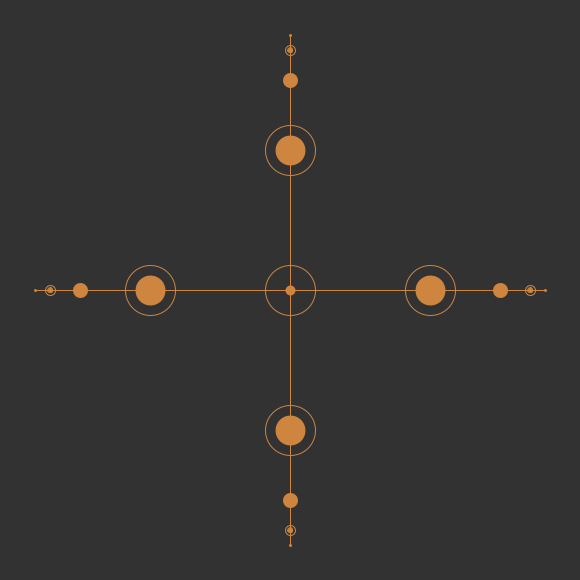
Frame 1 (no input)
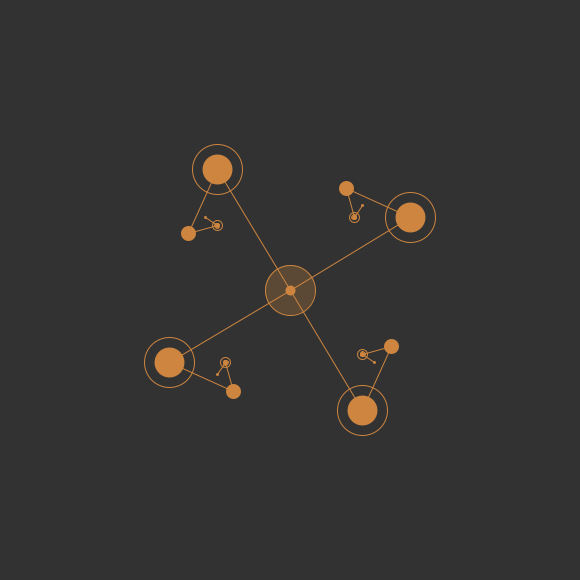
Frame 60 (the mouse pressed at the canvas centre just before this capture)
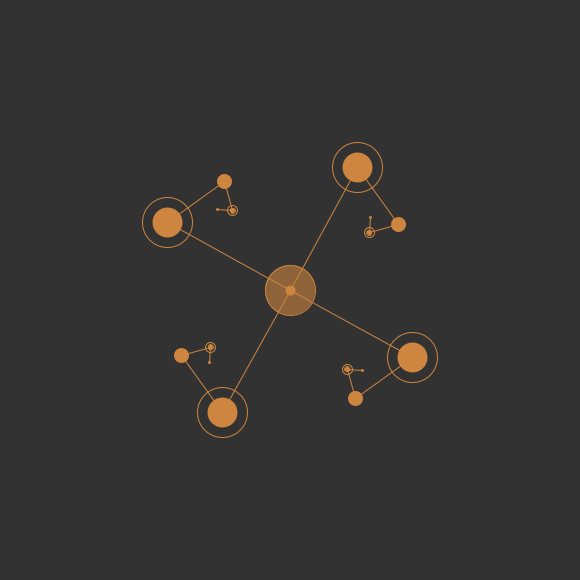
Frame 120 (the mouse held since frame 60 and released just before this capture)

The Processing sketch that drew these frames (run headless with seeded random() and noise(); from frame 60 on, the mouse is pressed at the canvas centre):

// Processing sketch: processing_174985
// ── processing_174985.pde

/*
you can change the rotation speed 
by using the  UP / DOWN arrow keys

project by
Adriano Parracciani
*/



int FR=10;

void setup() {
size(580,580);
stroke(#CD853F);
frameRate(FR);

}

int x=290;
int y=290;
int radius1=140;
int radius2=70;
int radius3=30;
int radius4=15;


float angle1=0;
float angle2=0;
float angle3=0;
float angle4=0;

int alfa;



int step=10;
int s=0;


void draw() {
  smooth();
  background(50);
    strokeWeight(10); 
    point(x,y);
   
  strokeWeight(1); 
  noFill();
  ellipse(x,y,50,50);
  noStroke();
  fill(#CD853F,s);
 // fill(255,s);
  ellipse(x,y,50,50);
  s=s+step;

  if (s>255){
    step=-10;
  }
  if (s==0){
    step=10;
  }
  stroke(#CD853F);
  
  
 for (alfa=0; alfa<360; alfa=alfa+90) {
   
//planet1

float ty=radius1*sin(radians(angle1+alfa));
float tx=radius1*cos(radians(angle1+alfa));
float TX=x+tx;
float TY=y+ty;

  strokeWeight(30);
  point(TX,TY);
   strokeWeight(1);
  line(x,y,TX,TY);
  
  noFill();
   ellipse(TX,TY,50,50);

   
   //planet2
  
  float ty2=radius2*sin(radians(angle2+alfa));
  float tx2=radius2*cos(radians(angle2+alfa));
  //stroke( #CD853F);
  strokeWeight(15);
  float TX2=TX+tx2;
  float TY2=TY+ty2;
  point(TX2,TY2);
  strokeWeight(1);
  line(TX,TY, TX2,TY2);
  
  
      //planet3
  
  float ty3=radius3*sin(radians(angle3+alfa));
  float tx3=radius3*cos(radians(angle3+alfa));  
 // stroke(#CD853F);
  strokeWeight(5);    
  float TX3=TX2+tx3;
  float TY3=TY2+ty3;
  point(TX3,TY3); 
  strokeWeight(1);
  line(TX2,TY2, TX3,TY3);
  noFill();
   ellipse(TX3,TY3,10,10);
   
     
   
   //planet4
  
  float ty4=radius4*sin(radians(angle4+alfa));
  float tx4=radius4*cos(radians(angle4+alfa));  
 // stroke(#CD853F);
  strokeWeight(3);    
  float TX4=TX3+tx4;
  float TY4=TY3+ty4;
  point(TX4,TY4); 
  strokeWeight(1);
  line(TX3,TY3, TX4,TY4);
  noFill();
   ellipse(TX3,TY3,5,5);
   
   
   
}
     
angle1=angle1+1;
angle2=angle2+5;
angle3=angle3+15;
angle4=angle4+25;

}

void keyPressed() {
  if (keyCode==UP && FR<100){
    FR++;
  }
  if (keyCode==DOWN && FR>1){
    FR--;
  }
  
  frameRate(FR);
  }
